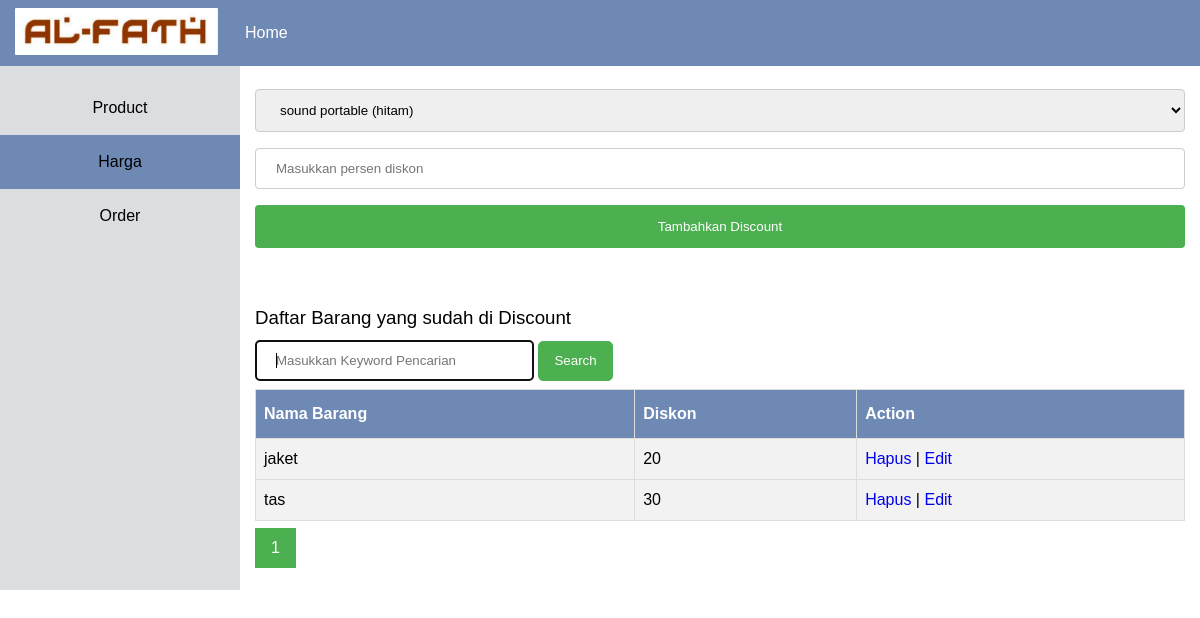
The app's page /admin/harga.php with its own data.
### tables this page shows
CREATE TABLE `barang` (
  `id_barang` int(10) NOT NULL,
  `nama` varchar(50) NOT NULL,
  `harga` int(11) NOT NULL,
  `tipe` varchar(15) NOT NULL,
  `gambar` varchar(50) NOT NULL,
  `stok` int(11) NOT NULL,
  `deskripsi` text NOT NULL
);

CREATE TABLE `discount` (
  `id_barang` int(10) NOT NULL,
  `persen_disc` int(11) NOT NULL
);

### admin/function.php (called while the page is built, shortened)
<?php
    $conn = mysqli_connect("localhost","root","","store");
    function query($query){
		global $conn;
		$result = mysqli_query($conn, $query);
		$rows = [];
		while($row = mysqli_fetch_assoc($result)){
			$rows[] = $row;
		}
		return $rows;
    }
?>

### admin/harga.php (the view, shortened to what this page needs)
<?php
	require "function.php";
	$tes = query("SELECT id_barang,nama
	from barang
	where id_barang not in (select id_barang from discount)");
?>
<!DOCTYPE html>
<html>
    <head>
		<link type="text/css" rel="stylesheet" href="css/style.css"/>
	</head>
	<body>
	<?php
			$jumlahDataPerhalaman = 10;
			$jumlahData = count(query("SELECT * FROM barang JOIN discount USING(id_barang)"));
			$jumlahHalaman = ceil($jumlahData/$jumlahDataPerhalaman);
			if(isset($_GET["page"])){
				$halamanAktif = $_GET["page"];
			}else{
				$halamanAktif =1;
			}
			$awalData = ($jumlahDataPerhalaman * $halamanAktif) - $jumlahDataPerhalaman;
			$brg = query("SELECT * FROM barang JOIN discount USING(id_barang) LIMIT $awalData, $jumlahDataPerhalaman");
		?>
		<nav>
			<a class="logo" href="index.php"><img src="img/alfath2.png"></a>
			<ul>
				<li><a href="home.php">Home</a></li>
			</ul>
		</nav>
		<main>
			<div class="row">
				<aside class="col-20">
					<ul>
						<li><a href="produk.php">Product</a></li>
						<li class="active"><a href="harga.php">Harga</a></li>
						<li><a href="order.php">Order</a></li>
					</ul>
				</aside>
				<div id="content" class="col-80">
					<form action="" method="post">
						<select id="brg" name="barang">
						<?php foreach ($tes as $key) { ?>
							<option value="<?=$key['id_barang']?>"><?=$key["nama"]?></option>
						<?php } ?>
						</select>
						<input type="text" name="disc" placeholder="Masukkan persen diskon">
						<input class="disc" type="submit" value="Tambahkan Discount" name="submit">
					</form>
					<br><br>
					<h3>Daftar Barang yang sudah di Discount</h3>
					<form action="" method="post">
						<input type="text" placeholder="Masukkan Keyword Pencarian" style="width: 30%;" name="keyword" autofocus autocomplete="off">
						<button class="btn" style="height: 40px;" type="submit" name="cari">Search</button>
					</form>
					<table class="table">
						<tr>
							<th>Nama Barang</th>
							<th>Diskon</th>
							<th>Action</th>
						</tr>
						<?php foreach ($brg as $row) { ?>
							<tr>
								<td><?= $row["nama"]; ?></td>
								<td><?= $row["persen_disc"]; ?></td>
								<td><a href="hapusDis.php?id_barang=<?= $row["id_barang"];?>" onclick="return confirm('Yakin Ingin Menghapus ?')">Hapus</a> | <a href="editDis.php?id_barang=<?= $row["id_barang"];?>">Edit</a></td>
							<tr>
						<?php } ?>
					</table>
					<div class="pagination">
							<?php for($i = 1; $i <= $jumlahHalaman; $i++ ) : ?>
								<?php if($i==$halamanAktif): ?>
									<a href="?page=<?=$i;?>" class="active"><?=$i; ?></a>
								<?php else: ?>
									<a href="?page=<?=$i;?>"><?=$i; ?></a>
								<?php endif; ?>
							<?php endfor; ?>
					</div>
					</div>
				</div>
		</main>
	</body>
</html>

### admin/css/style.css (style rules this page uses)
html, body, div, span, applet, object, iframe, h1, h2, h3, h4, h5, h6, p, blockquote, pre, a, abbr, acronym, address, big, cite, code, del, dfn, em, font, img, ins, kbd, q, s, samp, small, strike, strong, sub, sup, tt, var, b, u, i, center, dl, dt, dd, ol, ul, li, fieldset, form, label, legend, table, caption, tbody, tfoot, thead, tr, th, td { background: transparent; border: 0; margin: 0; padding: 0; vertical-align: baseline; text-decoration: none; }
ol, ul { list-style: none; }
*, *:before, *:after { box-sizing: border-box !important; }
body { line-height: 1.5; margin: auto; float: none; font-family: Arial, sans-serif; font-weight: lighter; }
html { scroll-behavior: smooth; }
* { -moz-box-sizing: border-box; -webkit-box-sizing: border-box; box-sizing: border-box; }
img { max-width: 100%; max-height: 100%; border-radius: 1px; }
a { outline: 0; }
.btn { border-radius: 5px; padding: 7.5px 15px !important; transition: all 300ms; color: white !important; background: #4CAF50; border: solid 1px #4CAF50; }
.row { width: 100%; display: flex; flex-wrap: wrap; }
.col-20 { width: 20%; padding: 0 15px; }
.col-80 { width: 80%; padding: 0 15px; }
table { border-collapse: collapse; width: 100%; margin-bottom: 7.5px; }
table td, table th { border: 1px solid #ddd; padding: 8px; }
table tr:nth-child(even) { background-color: #f2f2f2; }
table th { padding-top: 12px; padding-bottom: 12px; text-align: left; background-color: rgb(110, 138, 180); color: white; }
nav { background: rgb(110, 138, 180); width: 100%; display: block; line-height: 1; padding: 0 15px; z-index: 10; }
nav .logo { display: inline-block; vertical-align: middle; margin-right: 7.5px; }
nav img { max-height: 48px; }
nav ul { display: inline-block; vertical-align: middle; }
nav li a { color: white; transition: all 300ms; display: block; padding: 25px 15px; }
aside { background: #dcdde1; color: black; padding: 15px 0 !important; text-align: center; }
aside li { padding: 15px 0; transition: all 300ms; }
aside a { color: black; transition: all 300ms; display: block; }
aside li:hover, aside li.active { background: rgb(110, 138, 180); color: white; }
#content { padding: 15px; }
#content h1, #content h2, #content h3 { font-weight: lighter; }
@media screen and (min-width: 768px) { aside { display: inline-block !important; } }
input[type=text], select { width: 100%; padding: 12px 20px; margin: 8px 0; display: inline-block; border: 1px solid #ccc; border-radius: 4px; box-sizing: border-box; }
input[type=submit] { width: 100%; background-color: #4CAF50; color: white; padding: 14px 20px; margin: 8px 0; border: none; border-radius: 4px; cursor: pointer; }
.pagination { display: inline-block; }
.pagination a { color: black; float: left; padding: 8px 16px; text-decoration: none; transition: background-color .3s; }
.pagination a.active { background-color: #4CAF50; color: white; }
.disc { width: 20%; }

### records on screen
barang: nama "jaket", discount.persen_disc "20"
barang: nama "tas", discount.persen_disc "30"

### other values on screen
form field barang "sound portable (hitam)"
